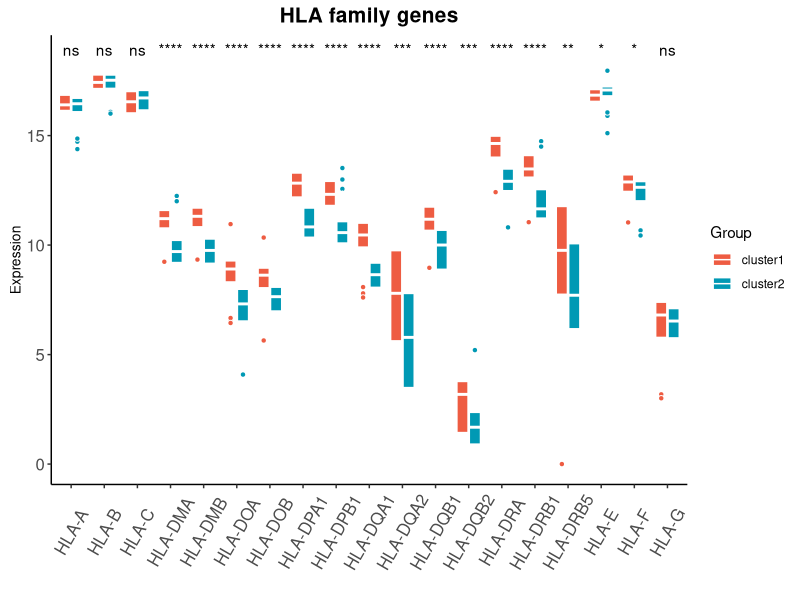

This chart was generated by the following R code:

rm(list = ls())

rt=read.table("MHC_GENE.txt",sep="\t",header=T,row.names=1,check.names=F)    
rt1=rt[,-1]
rt1=t(rt1)
rt1=log2(rt1+1)


library(tidyverse)
library(ggpubr)
rt1=as.data.frame(t(rt1))
dat <- rt1 %>% as.data.frame() %>%
  rownames_to_column("Sample") %>% 
  gather(key = Complement_Gene,value = Expression,-Sample)
dat$Group = rt[,1]

ggplot(dat,aes(Complement_Gene,Expression,fill = Group)) + 
  geom_boxplot(outlier.shape = 21,color = "white") + 
  labs(title = "HLA family genes", 
       x="",y = "Expression") +
  theme(legend.position = "top") + 
  
  theme_classic()  + 
  theme(axis.title.y =  element_text(size = 10,vjust = 0.5,hjust = 0.5))+
  theme(axis.text.x = element_text(size = 12,angle = 45,vjust = 0.5,hjust = 0.5))+
  theme(axis.text.y = element_text(size = 12))+
  theme(plot.title = element_text(hjust = 0.5,size=15,face="bold"))+
  
  theme(axis.text.x = element_text(angle=60,vjust = 0.5))+
  scale_fill_manual(values = c("tomato2","#0099B4FF"))+ stat_compare_means(aes(group = Group,label = ..p.signif..),method = "wilcox.test")
ggsave("Figure_E.pdf",width = 8,height = 6)


